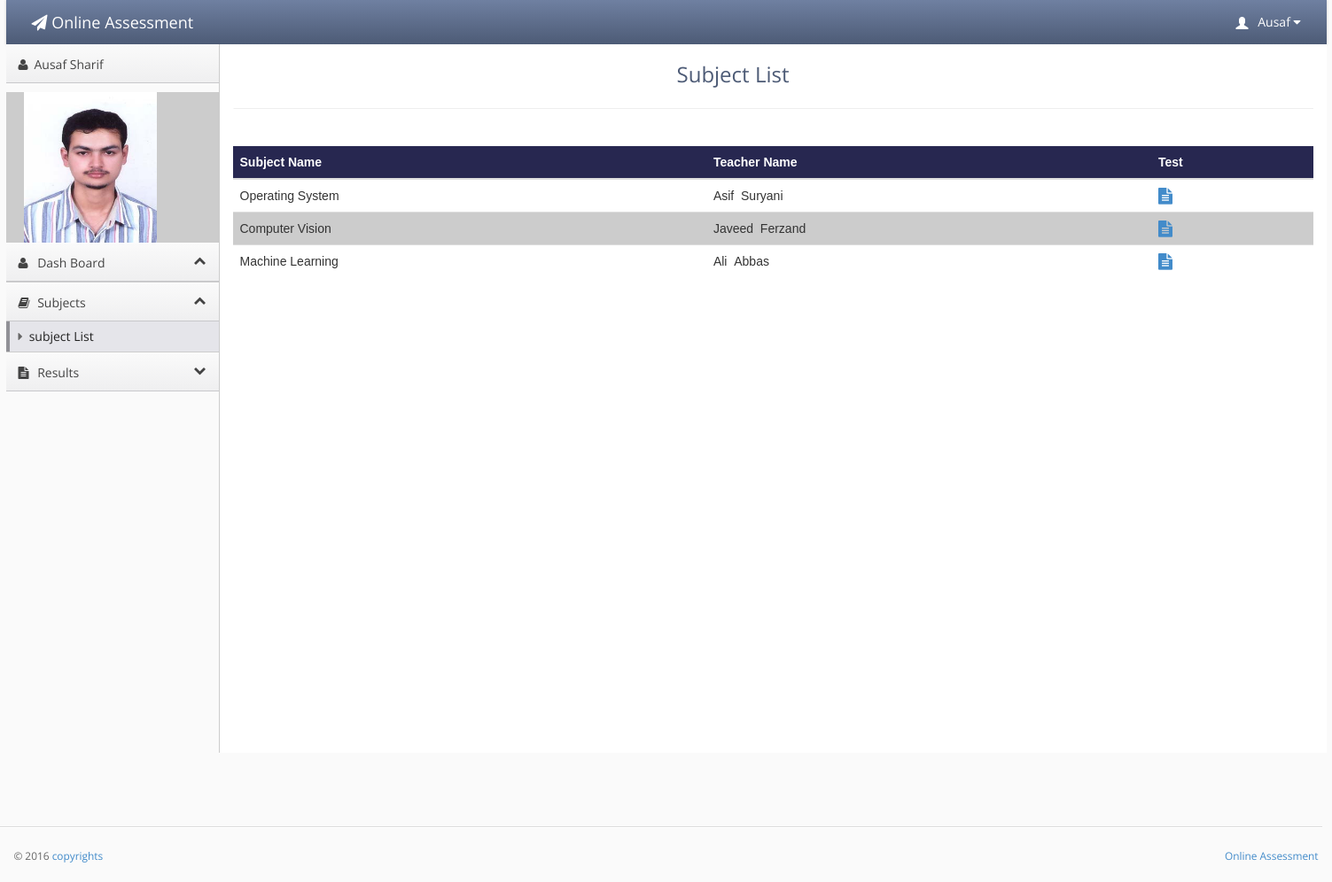
Screenshot of /OAS/student_subject_list.php (signed in) with the database file from the repository.
### tables this page shows
CREATE TABLE IF NOT EXISTS `student` (
  `student_id` int(20) NOT NULL AUTO_INCREMENT,
  `user` varchar(20) NOT NULL,
  `f_name` varchar(20) NOT NULL,
  `l_name` varchar(20) NOT NULL,
  `password` varchar(20) NOT NULL,
  `email` varchar(30) NOT NULL,
  `contact` varchar(20) NOT NULL,
  `address` varchar(50) NOT NULL,
  `city` varchar(20) NOT NULL,
  `code` varchar(20) NOT NULL,
  `image` varchar(1000) DEFAULT NULL,
  PRIMARY KEY (`student_id`),
  UNIQUE KEY `code` (`code`),
  KEY `user` (`user`)
);

CREATE TABLE IF NOT EXISTS `subject` (
  `subject_id` int(10) unsigned NOT NULL AUTO_INCREMENT,
  `name` varchar(100) NOT NULL,
  `description` varchar(100) NOT NULL,
  PRIMARY KEY (`subject_id`)
);

CREATE TABLE IF NOT EXISTS `teacher_conductor` (
  `teacher_id` int(20) NOT NULL AUTO_INCREMENT,
  `user` varchar(20) NOT NULL,
  `f_name` varchar(20) NOT NULL,
  `l_name` varchar(30) NOT NULL,
  `password` varchar(20) NOT NULL,
  `email` varchar(40) NOT NULL,
  `contact` varchar(17) NOT NULL,
  `address` varchar(40) NOT NULL,
  `city` varchar(20) NOT NULL,
  `code` int(10) NOT NULL,
  `subject_id` int(20) unsigned DEFAULT NULL,
  `account` enum('Admin','teacher') NOT NULL DEFAULT 'teacher',
  PRIMARY KEY (`teacher_id`),
  UNIQUE KEY `subject_id_2` (`subject_id`),
  KEY `subject_id` (`subject_id`)
);

### OAS/student_subject_list.php (the view, shortened to what this page needs)
<!doctype html>
<html lang="en"><head>
    <link rel="stylesheet" type="text/css" href="lib/bootstrap/css/bootstrap.css">
    <link rel="stylesheet" href="lib/font-awesome/css/font-awesome.css">
    <link rel="stylesheet" type="text/css" href="stylesheets/theme.css">
    <link rel="stylesheet" type="text/css" href="stylesheets/premium.css">
</head>
<body class=" theme-blue">
<div style="width:100%; height:auto;">
<div style="width:1490px; margin-left:auto; margin-right:auto; ">
    <div class="navbar navbar-default" role="navigation">
        <div class="navbar-header">
         <a class="" href="index.html"><span class="navbar-brand"><span class="fa fa-paper-plane"></span> Online Assessment</span></a></div>
           <?php
  if(isset($_SESSION['user']))
  {
  $id =$_SESSION['user'];
 $result = mysql_query("select * from student
WHERE student.user = '$id'");
while($row = mysql_fetch_array($result))
{
$image = "images/".$row['image'];
?>
        <div class="navbar-collapse collapse" style="height: 1px;">
          <ul id="main-menu" class="nav navbar-nav navbar-right">
            <li class="dropdown hidden-xs">
                <a href="#" class="dropdown-toggle" data-toggle="dropdown">
                    <span class="glyphicon glyphicon-user padding-right-small" style="position:relative;top: 3px;"></span>
                     <?php echo $row['f_name'];?>
                    <i class="fa fa-caret-down"></i>
                </a>
            </li>
          </ul>
        </div>
      </div>
    </div>
    </div>
    <div style="width:100%; height:auto;">
<div style="width:1490px; margin-left:auto; margin-right:auto; ">
   <div class="sidebar-nav">
   <ul>
    <li><a href="" class="nav-header" data-toggle="collapse"><i class="fa fa-fw fa-user"></i><?php echo $row['f_name'];?>&nbsp<?php echo $row['l_name'];?>  </a></li>
    <li style="width:100%; margin-top:10px; background:#cccccc;  height:170px;">
    <div style="width:150px; height:170px; margin-left:20px; margin-top:10px; background-color:#333333;"><img src="<?php echo $image;?>" width="100%" height="100%"></div>
    </li>
    <?php }}?>
    <li><a href="student_main.php" data-target=".dashboard-menu" class="nav-header" data-toggle="collapse"><i class="fa fa-fw fa-user"></i> Dash Board<i class="fa fa-collapse"></i></a></li>
    <li><ul class="dashboard-menu nav nav-list collapse in ">
    </ul></li>
    <ul>
    <li><a href="#" data-target=".dashboard-menu" class="nav-header" data-toggle="collapse"><i class="fa fa-fw fa-book"></i> Subjects<i class="fa fa-collapse"></i></a></li>
    <li><ul class="dashboard-menu nav nav-list collapse in ">
           <li class="active"><a href="student_subject_list.php"><span class="fa fa-caret-right"></span> subject List</a></li>
    </ul></li>
     <li><a href="#" data-target=".legal-men" class="nav-header collapsed" data-toggle="collapse"><i class="fa fa-fw fa-file-text"></i> Results<i class="fa fa-collapse"></i></a></li>
    </div>
    <div class="content">
        <div class="header">
            <h1 style="margin-left:500px; font-size:24px;" class="page-title">Subject List</h1>
        </div>
        <div class="main-content">
<table class="table">
  <thead>
 <tr style="background-color:#272750; color:#FFFFFF;">
       <th>Subject  Name</th>
      <th>Teacher Name</th>
       <th>Test</th>
    </tr>
  </thead>
  <tbody>
    <tr>
      <?php
  if(isset($_SESSION['user']))
  {
  $id =$_SESSION['user'];
 $result = mysql_query("select subject.*,subject_register.*,student.*,teacher_conductor.* from subject
 CROSS JOIN teacher_conductor ON teacher_conductor.subject_id= subject.subject_id
 INNER JOIN subject_register ON subject_register.subject_id = subject.subject_id
 INNER JOIN  student ON student.student_id = subject_register.student_id
 where student.user = '$id'
 ");
while($row = mysql_fetch_array($result))
{
?>
      <td><?php echo $row['name'];?></td>
      <td><?php echo $row['f_name'];?> &nbsp;<?php echo $row['l_name'];?></td>
      <td>
            <a href="student_test_list.php?id=<?php echo $row['subject_id'];?>"<i class="fa fa-file-text fa-lg" aria-hidden="true"></i>
      </td>
    </tr>
   <?php } }?>
  </tbody>
</table>
  </div>
    </div>
<footer>
                <hr style="width:1500px">
                <p class="pull-right"><a href="" target=""> Online Assessment</a></p>
                <p>© 2016 <a href="" target="">copyrights</a></p>
            </footer>
</div></div>
</body></html>

### OAS/stylesheets/theme.css (style rules this page uses)
body { background: #fafafa; background-position: initial initial; background-repeat: initial initial; margin: 0px; padding: 0px; }
body, h1, h2, h3, h4, h5, h6, p, a, .h1, .h2, .h3, .h4, .h5, .h6 { font-family: 'Open Sans', helvetica, arial, sans-serif; }
h1 { color: #4d5b76; font-size: 3em; }
hr { border-top: 1px solid #ddd; border-bottom: 1px solid #fff; }
.padding-right-small { padding-right: .5em; }
.navbar-collapse { position: relative; z-index: 9999; }
.navbar { -webkit-box-shadow: 0px 0px 3px #cccccc; -moz-box-shadow: 0px 0px 3px #cccccc; box-shadow: 0px 0px 3px #cccccc; padding: 0em 1em; margin: 0px; -webkit-border-radius: 0px; -moz-border-radius: 0px; border-radius: 0px; -moz-background-clip: padding; -webkit-background-clip: padding-box; background-clip: padding-box; border: 0px; border-bottom: none; }
.navbar .nav > li > a { color: #fff; text-shadow: none; }
.content { position: relative; min-height: 800px; background: #fff; margin-left: 240px; border-left: 1px solid #cccccc; padding: 15px 15px 0px 15px; }
.header { background: #fff; border-bottom: 1px solid #cccccc; border-bottom: 1px solid #eee; border-left: 1px solid #ffffff; padding: .5em 0em 1em 0em; margin: 0px 0em 2em 0em; }
.header h1 { margin: 0em 0em .5em 0em; padding: 0em; line-height: 1em; font-size: 1.5em; font-weight: normal; }
footer { padding: 1em; margin-top: 4em; color: #666; font-size: .85em; line-height: 1.3em; margin: 4em -3px 0em -3px; }
footer hr { margin: 2em -2em; }
.sidebar-nav { width: 240px; position: absolute; float: left; border-top: none; border-left: none; margin: 0em; }
.sidebar-nav ul { list-style: none; padding-left: 0px; }
.sidebar-nav li a .fa-caret-right { color: #666; padding-right: .25em; }
.sidebar-nav .nav-header { border-top: 1px solid #fcfcfc; border-bottom: 1px solid #c8c8cb; background: #efeff0; background: -webkit-gradient(linear, left bottom, left top, color-stop(0, #efeff0), color-stop(1, #fafafa)); background: -ms-linear-gradient(bottom, #efeff0, #fafafa); background: -moz-linear-gradient(center bottom, #efeff0 0%, #fafafa 100%); background: -o-linear-gradient(bottom, #efeff0, #fafafa); filter: progid:dximagetransform.microsoft.gradient(startColorStr='#e3e3e3', EndColorStr='#ffffff'); -ms-filter: "progid:DXImageTransform.Microsoft.gradient(startColorStr='#fafafa',EndColorStr='#efeff0')"; border-left: none; color: #444; display: block; font-weight: normal; font-size: 1em; line-height: 2.5em; padding: .25em .25em .25em 1em; margin-bottom: 0px; text-shadow: none; text-transform: none; }
.sidebar-nav .nav-header.collapsed .fa-collapse::before { content: "\f078"; }
.sidebar-nav .nav-header .fa-collapse::before { content: "\f077"; }
.sidebar-nav .nav-header .fa-collapse, .sidebar-nav .nav-header .fa-collapse { float: right; }
.sidebar-nav .nav-header i[class*="fa-"] { line-height: 2.25em; padding-right: .75em; }
.sidebar-nav .nav-list { margin: 0px; border: 0px; background: #fafafa; }
.sidebar-nav .nav-list > .active > a, .sidebar-nav .nav-list > .active > a:hover { text-shadow: none; background: #e5e5ea; border-top: 1px solid #d0d0d6; border-bottom: 1px solid #d0d0d6; }
.sidebar-nav .nav-list li:first-child.active a { border-top: 0px; }
.sidebar-nav .nav-list li:last-child.active a { border-bottom: 0px; }
.sidebar-nav .nav-list > .active { overflow: hidden; border-left: 4px solid #909096; }
.sidebar-nav .nav-list > .active a { margin-left: -4px; }
.sidebar-nav .nav-list > li > a { color: #222; padding: .5em 1em; }
.sidebar-nav .nav-list.collapse.in { border-bottom: 1px solid #ccc; }
.theme-blue .navbar { background: #4d5b76; background: -webkit-gradient(linear, left bottom, left top, color-stop(0, #4d5b76), color-stop(1, #6f80a1)); background: -ms-linear-gradient(bottom, #4d5b76, #6f80a1); background: -moz-linear-gradient(center bottom, #4d5b76 0%, #6f80a1 100%); background: -o-linear-gradient(bottom, #4d5b76, #6f80a1); filter: progid:dximagetransform.microsoft.gradient(startColorStr='#e3e3e3', EndColorStr='#ffffff'); -ms-filter: "progid:DXImageTransform.Microsoft.gradient(startColorStr='#6f80a1',EndColorStr='#4d5b76')"; }

### OAS/student_subject_list.php (style rules this page uses)
table { font-family: arial, sans-serif; border-collapse: collapse; width: 100%; }
td, th { text-align: left; padding: 8px; }
.navbar-default .navbar-brand, .navbar-default .navbar-brand:hover { color: #fff; }

### rows the page displays
student: f_name "Ausaf", l_name "Sharif", image (picture)
subject: name "Operating System", teacher_conductor.f_name "Asif", teacher_conductor.l_name "Suryani"
subject: name "Computer Vision", teacher_conductor.f_name "Javeed", teacher_conductor.l_name "Ferzand"
subject: name "Machine Learning", teacher_conductor.f_name "Ali", teacher_conductor.l_name "Abbas"
